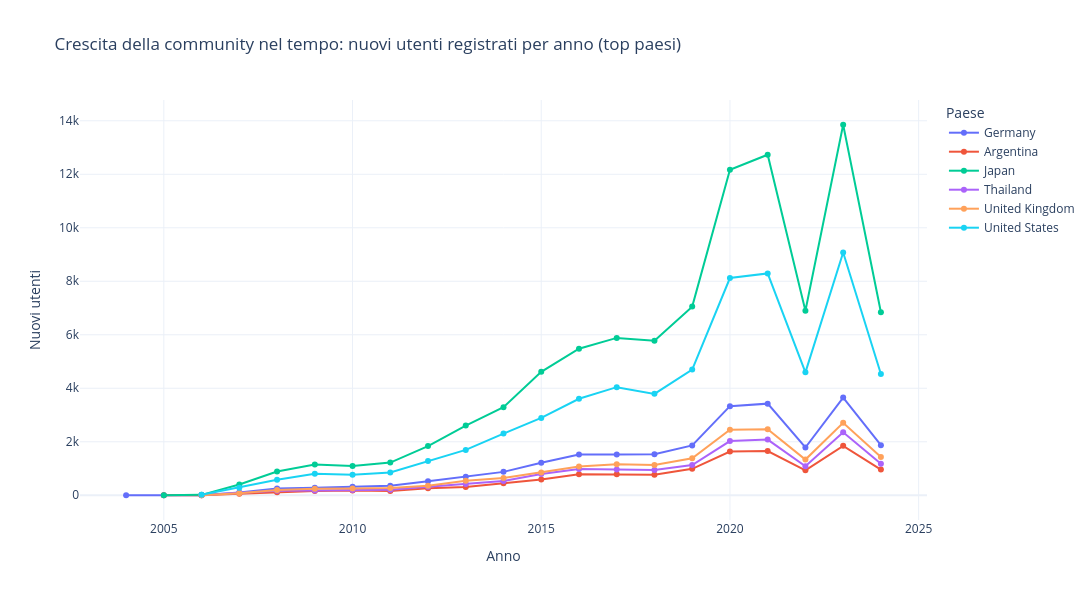

The notebook cell saved with this chart:
### Markdown cell above
## Come si è evoluta nel tempo la crescita della community/nuovi utenti per gli anime nelle aree dove sono più concentrate?

### Code cell
df = df_profiles.copy()

# converto joined + extract year
profiles["joined"] = pd.to_datetime(profiles["joined"], errors="coerce")
profiles["joined_year"] = profiles["joined"].dt.year

#uso la stessa logica del grafico precedente
profiles["location"] = profiles["location"].astype("string").str.strip()
profiles.loc[
    profiles["location"].str.lower().isin(["", "nan", "none", "unknown"]),
    "location"
] = pd.NA

profiles["country_raw"] = profiles["location"].str.split(",").str[-1].str.strip()

country_fix = {
    "Usa": "United States",
    "US": "United States",
    "United States Of America": "United States",
    "UK": "United Kingdom",
    "England": "United Kingdom",
    "Scotland": "United Kingdom",
    "Russian Federation": "Russia",
    "Korea, Republic of": "South Korea",
    "Korea, Rep.": "South Korea",
    "Turkey": "Türkiye",
    "Turkiye": "Türkiye",
    "Türkiye": "Türkiye",
}
profiles["country_clean"] = profiles["country_raw"].replace(country_fix)

profiles["country_clean"] = profiles["country_clean"].where(
    profiles["country_clean"].isna(),
    profiles["country_clean"].str.replace(r"\s+", " ", regex=True).str.strip()
)

# filtri sugli anni non sensati
profiles = profiles.dropna(subset=["joined_year", "country_clean"])
profiles = profiles[profiles["joined_year"].between(1995, 2024)]

#top 6 countries
top_countries = (
    profiles.groupby("country_clean")["username"]
            .nunique()
            .sort_values(ascending=False)
            .head(6)
            .index
)

profiles_top = profiles[profiles["country_clean"].isin(top_countries)].copy()

# new users per year
trend = (
    profiles_top.groupby(["joined_year", "country_clean"])["username"]
                .nunique()
                .reset_index(name="n_users")
)


#line chart
fig = px.line(
    trend,
    x="joined_year",
    y="n_users",
    color="country_clean",
    markers=True,
    title="Crescita della community nel tempo: nuovi utenti registrati per anno (top paesi)"
)

fig.update_layout(
    template="plotly_white",
    width=1100, height=600,
    xaxis_title="Anno",
    yaxis_title="Nuovi utenti" ,
    legend_title_text = "Paese"
)

fig.show()

### Figure 1 — Plotly figure (JSON) as saved in the notebook; plotly's stock layout.template omitted (floating-point values rounded to 4 significant figures)
{"data": [{"hovertemplate": "country_clean=Germany<br>joined_year=%{x}<br>n_users=%{y}<extra></extra>", "legendgroup": "Germany", "line": {"color": "#636efa", "dash": "solid"}, "marker": {"symbol": "circle"}, "mode": "lines+markers", "name": "Germany", "orientation": "v", "showlegend": true, "x": [2004.0, 2005.0, 2006.0, 2007.0, 2008.0, 2009.0, 2010.0, 2011.0, 2012.0, 2013.0, 2014.0, 2015.0, 2016.0, 2017.0, 2018.0, 2019.0, 2020.0, 2021.0, 2022.0, 2023.0, 2024.0], "xaxis": "x", "y": [1, 1, 3, 103, 256, 283, 323, 354, 523, 688, 875, 1215, 1528, 1528, 1536, 1865, 3331, 3426, 1786, 3651, 1873], "yaxis": "y", "type": "scatter"}, {"hovertemplate": "country_clean=Argentina<br>joined_year=%{x}<br>n_users=%{y}<extra></extra>", "legendgroup": "Argentina", "line": {"color": "#EF553B", "dash": "solid"}, "marker": {"symbol": "circle"}, "mode": "lines+markers", "name": "Argentina", "orientation": "v", "showlegend": true, "x": [2005.0, 2006.0, 2007.0, 2008.0, 2009.0, 2010.0, 2011.0, 2012.0, 2013.0, 2014.0, 2015.0, 2016.0, 2017.0, 2018.0, 2019.0, 2020.0, 2021.0, 2022.0, 2023.0, 2024.0], "xaxis": "x", "y": [2, 1, 57, 114, 164, 179, 160, 261, 306, 447, 591, 783, 782, 771, 988, 1635, 1655, 932, 1848, 962], "yaxis": "y", "type": "scatter"}, {"hovertemplate": "country_clean=Japan<br>joined_year=%{x}<br>n_users=%{y}<extra></extra>", "legendgroup": "Japan", "line": {"color": "#00cc96", "dash": "solid"}, "marker": {"symbol": "circle"}, "mode": "lines+markers", "name": "Japan", "orientation": "v", "showlegend": true, "x": [2005.0, 2006.0, 2007.0, 2008.0, 2009.0, 2010.0, 2011.0, 2012.0, 2013.0, 2014.0, 2015.0, 2016.0, 2017.0, 2018.0, 2019.0, 2020.0, 2021.0, 2022.0, 2023.0, 2024.0], "xaxis": "x", "y": [3, 16, 404, 890, 1154, 1093, 1221, 1838, 2608, 3290, 4616, 5479, 5884, 5776, 7053, 12166, 12732, 6899, 13852, 6842], "yaxis": "y", "type": "scatter"}, {"hovertemplate": "country_clean=Thailand<br>joined_year=%{x}<br>n_users=%{y}<extra></extra>", "legendgroup": "Thailand", "line": {"color": "#ab63fa", "dash": "solid"}, "marker": {"symbol": "circle"}, "mode": "lines+markers", "name": "Thailand", "orientation": "v", "showlegend": true, "x": [2006.0, 2007.0, 2008.0, 2009.0, 2010.0, 2011.0, 2012.0, 2013.0, 2014.0, 2015.0, 2016.0, 2017.0, 2018.0, 2019.0, 2020.0, 2021.0, 2022.0, 2023.0, 2024.0], "xaxis": "x", "y": [6, 81, 171, 178, 198, 206, 320, 424, 530, 795, 984, 960, 941, 1129, 2025, 2083, 1087, 2357, 1181], "yaxis": "y", "type": "scatter"}, {"hovertemplate": "country_clean=United Kingdom<br>joined_year=%{x}<br>n_users=%{y}<extra></extra>", "legendgroup": "United Kingdom", "line": {"color": "#FFA15A", "dash": "solid"}, "marker": {"symbol": "circle"}, "mode": "lines+markers", "name": "United Kingdom", "orientation": "v", "showlegend": true, "x": [2006.0, 2007.0, 2008.0, 2009.0, 2010.0, 2011.0, 2012.0, 2013.0, 2014.0, 2015.0, 2016.0, 2017.0, 2018.0, 2019.0, 2020.0, 2021.0, 2022.0, 2023.0, 2024.0], "xaxis": "x", "y": [4, 75, 197, 248, 252, 269, 354, 541, 650, 853, 1077, 1161, 1132, 1385, 2454, 2472, 1334, 2709, 1433], "yaxis": "y", "type": "scatter"}, {"hovertemplate": "country_clean=United States<br>joined_year=%{x}<br>n_users=%{y}<extra></extra>", "legendgroup": "United States", "line": {"color": "#19d3f3", "dash": "solid"}, "marker": {"symbol": "circle"}, "mode": "lines+markers", "name": "United States", "orientation": "v", "showlegend": true, "x": [2006.0, 2007.0, 2008.0, 2009.0, 2010.0, 2011.0, 2012.0, 2013.0, 2014.0, 2015.0, 2016.0, 2017.0, 2018.0, 2019.0, 2020.0, 2021.0, 2022.0, 2023.0, 2024.0], "xaxis": "x", "y": [16, 284, 579, 801, 769, 851, 1283, 1697, 2307, 2892, 3607, 4042, 3791, 4700, 8122, 8294, 4596, 9076, 4536], "yaxis": "y", "type": "scatter"}], "layout": {"xaxis": {"anchor": "y", "domain": [0.0, 1.0], "title": {"text": "Anno"}}, "yaxis": {"anchor": "x", "domain": [0.0, 1.0], "title": {"text": "Nuovi utenti"}}, "legend": {"title": {"text": "Paese"}, "tracegroupgap": 0}, "title": {"text": "Crescita della community nel tempo: nuovi utenti registrati per anno (top paesi)"}, "width": 1100, "height": 600}}
